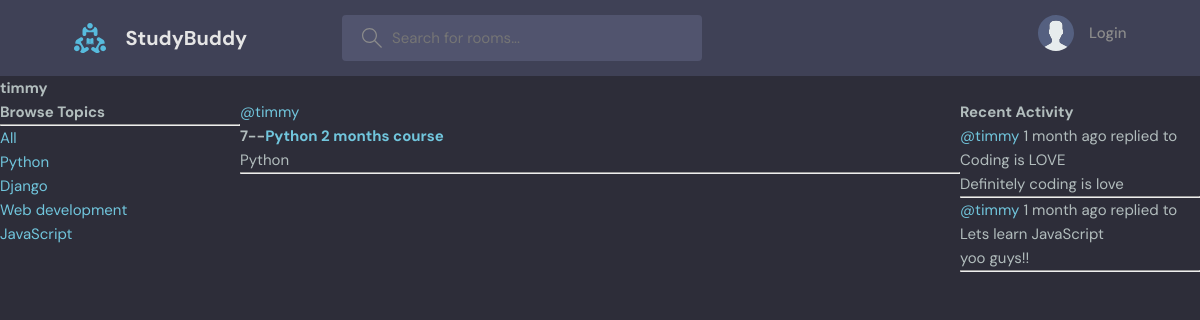
The page /profile/4/ on the database its author committed.
### base/models.py (models this page shows, shortened)
class Topic(models.Model):                            #topic can have multiple rooms but a room can have only multiple topics
    name=models.CharField(max_length=200)

class Room(models.Model):
    host=models.ForeignKey(User, on_delete=models.SET_NULL, null=True)
    topic=models.ForeignKey(Topic, on_delete=models.SET_NULL, null=True)
    name=models.CharField(max_length=200)
    description=models.TextField(null=True, blank=True)    #since by default null is False
    participants=models.ManyToManyField(User, related_name='participants',blank=True)  #to be able to submit a form without having to check something
    updated=models.DateTimeField(auto_now=True)    #will take a time snap shot everytime we save the item
    created=models.DateTimeField(auto_now_add=True)    #will
    class Meta:
        ordering=['-updated','-created']    # '-' indicates descending order. Query requests will be ordered by updated field first in descending order and then created order
    def __str__(self):
        return self.name

class Message(models.Model):
    user=models.ForeignKey(User, on_delete=models.CASCADE)
    room=models.ForeignKey(Room, on_delete=models.CASCADE)  #Room being the parent class. On deletion of the parent class, all the msgs are to be deleted. This is one project to many reviews type
    body=models.TextField()
    updated=models.DateTimeField(auto_now=True)
    created=models.DateTimeField(auto_now_add=True)
    class Meta:
        ordering=['-updated','-created']
    def __str__(self):
        return self.body[0:50]

### base/views.py (the view)
# urls.py: path('profile/<str:pk>/',views.userProfile, name='user-profile'),
def userProfile(request, pk):
    user=User.objects.get(id=pk)
    rooms=user.room_set.all()
    room_messages=user.message_set.all()
    topics=Topic.objects.all()
    context={'user':user, 'rooms':rooms,'room_messages':room_messages, 'topics':topics}
    return render(request, 'base/profile.html',context)

### base/templates/base/profile.html (shortened to what this page needs)
{% extends 'main.html' %}
{% block content %}
<h1>{{user.username}}</h1>
<div class="profile-container">
    <div>
        {% include 'base/topics_component.html' %}
    </div>
    <div>
        {% include 'base/feed_component.html' %}
    </div>
    <div>
        {% include 'base/activity_component.html' %}
    </div>
</div>
{% endblock content %}

### base/templates/base/topics_component.html
<h3>Browse Topics</h3>
        <hr>
        <div>
            <a href="{% url 'home' %}">All</a>
        </div>
        {% for topic in topics %}
            <div>
            <a href="{% url 'home' %}?q={{topic.name}}">{{topic.name}}</a>
            </div>
        {% endfor %}

### base/templates/base/feed_component.html (shortened to what this page needs)
{% for room in rooms %}
        <div>
            <a href="{% url 'user-profile' room.host.id %}">@{{room.host.username}}</a>
            <h5>{{room.id}}--<a href="{% url 'room' room.id %}">{{room.name}}</a></h5>
            <small>{{room.topic.name}}</small>
            <hr>
        </div>
{% endfor %}

### base/templates/base/activity_component.html (shortened to what this page needs)
<h3>Recent Activity</h3>
        {% for message in room_messages %}
        <div>
            <small><a href="{% url 'user-profile' message.user.id %}">@{{message.user}}</a> {{ message.created|timesince}} ago</small>
            <small>replied to {{message.room}}</small>
            <p>{{message}}</p>
            <hr>
        </div>
        {% endfor %}

### static/styles/style.css (style rules this page uses)
:root { --color-main: #71c6dd; --color-main-light: #e1f6fb; --color-dark: #3f4156; --color-dark-medium: #51546e; --color-dark-light: #696d97; --color-light: #e5e5e5; --color-gray: #8b8b8b; --color-light-gray: #b2bdbd; --color-bg: #2d2d39; --color-success: #5dd693; --color-error: #fc4b0b; }
* { font-family: "DM Sans", -apple-system, BlinkMacSystemFont, "Segoe UI", Roboto, Oxygen, Ubuntu, Cantarell, "Open Sans", "Helvetica Neue", sans-serif; margin: 0; padding: 0; box-sizing: border-box; text-rendering: optimizeLegibility; font-size: inherit; }
html { font-size: 56.25%; }
@media only screen and (min-width: 1200px) { html { font-size: 62.5%; } }
body { line-height: 1.6; font-weight: 400; font-size: 1.5rem; color: var(--color-light-gray); background-color: var(--color-bg); min-height: 100vh; }
a { display: inline-block; color: var(--color-main); text-decoration: none; }

### base/templates/base/profile.html (style rules this page uses)
.profile-container { display:grid; grid-template-columns:1fr 3fr 1fr; }

### rows shown on the page
Topic: name "Python"
Topic: name "Django"
Topic: name "Web development"
Topic: name "JavaScript"
Room: host.username "timmy", id "7", name "Python 2 months course", topic.name "Python"
Message: user "timmy", created "1 month", room "Coding is LOVE", body "Definitely coding is love"
Message: user "timmy", created "1 month", room "Lets learn JavaScript", body "yoo guys!!"

### other values the page prints
{{ user.username }} "timmy"
